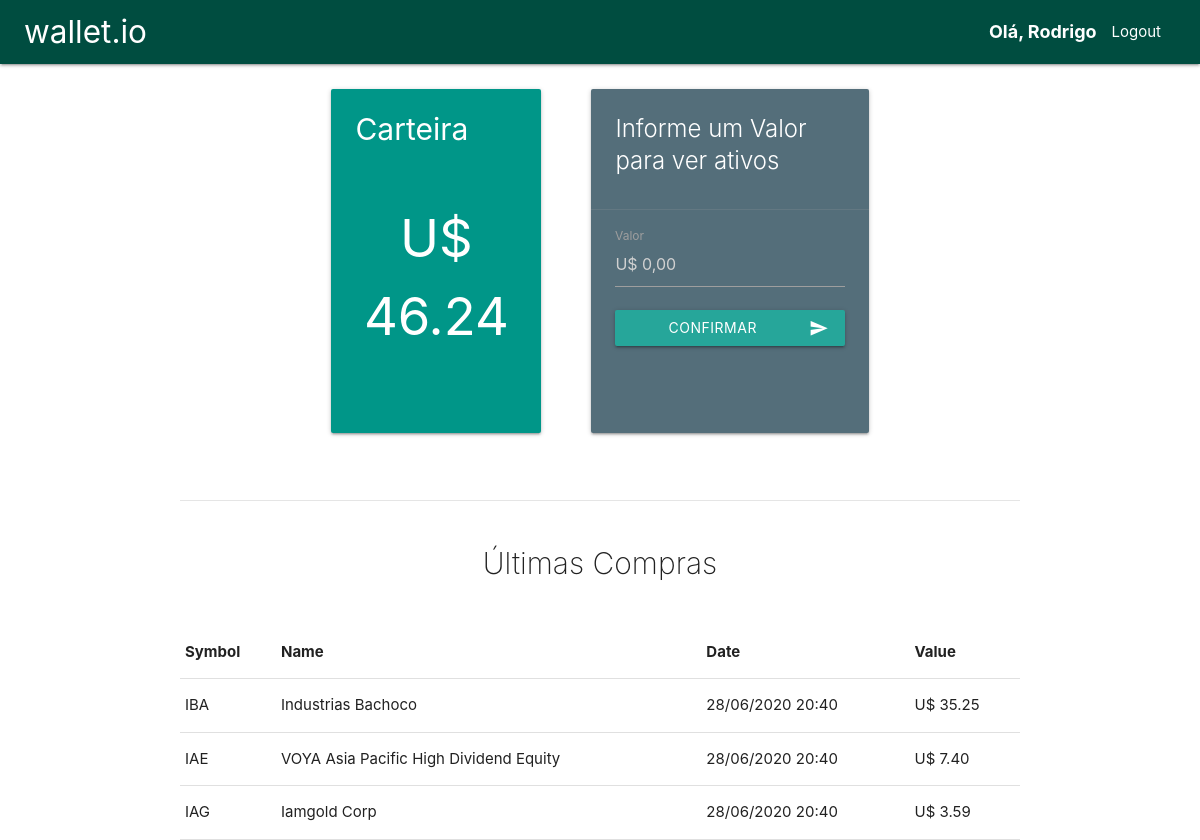
The app's page / (signed in) with its own data.
### user_control/models.py (models this page shows, shortened)
class Pessoa(models.Model):
    user = models.OneToOneField(
        'auth.User',
        on_delete=models.PROTECT
        )
    first_name = models.CharField(
        'Primeiro nome',
        max_length=50,
        null=False
        )
    email = models.URLField(
        'E-mail',
        max_length=50,
        null=False
        )
    def get_wallet(self):
        return self.userwallet_set.filter().first()

### stonks/models.py (models this page shows, shortened)
class UserWallet(models.Model):
    owner = models.ForeignKey(
        'user_control.Pessoa',
        on_delete=models.CASCADE
        )
    balance = models.DecimalField(
        max_digits=12,
        decimal_places=2
        )
    def get_purchases(self):
        return self.purchase_set.all()

class Purchase(models.Model):
    wallet = models.ForeignKey(
        'stonks.UserWallet',
        on_delete=models.CASCADE
        )
    symbol = models.ForeignKey(
        'stonks.StockExchangeSymbol',
        on_delete=models.CASCADE
        )
    amount = models.DecimalField(
        max_digits=12,
        decimal_places=2
        )
    current_daily = models.ForeignKey(
        'stonks.DailySymbolTimeSerie',
        on_delete=models.CASCADE
        )
    date_time = models.DateTimeField(
        auto_now=True
    )

class StockExchangeSymbol(models.Model):
    AVAILABLE_SYMBOLS = [
        ('IAA', 'Iaa Inc'),
        ('IAE', 'VOYA Asia Pacific High Dividend Equity'),
        ('IAG', 'Iamgold Corp'),
        ('IBA', 'Industrias Bachoco'),
        ('IBM', 'International Business Machines'),
    ]
    symbol = models.CharField(
        'Símbolo',
        max_length=10,
        null=False
        )
    name = models.CharField(
        'Primeiro nome',
        max_length=200,
        null=False
        )
    def already_fetched_today(self):
        return self.dailysymbolinformation_set.filter(
            history__date=datetime.datetime.now().date()
        ).exists()

### stonks/views.py (the view)
# urls.py: path('', index),
@login_required()
def index(request):
    available_symbols = StockExchangeSymbol.AVAILABLE_SYMBOLS
    for symbol in available_symbols:
        symbol_code = symbol[0]
        symbol_obj = StockExchangeSymbol.objects.filter(
            symbol=symbol_code
        ).first()
        already_fetched_today = symbol_obj.already_fetched_today()
        if not already_fetched_today:
            res = symbol_obj.update_daily_time_series()
    wallet = request.user.pessoa.get_wallet()
    context = {
        'wallet': wallet,
        'purchases': wallet.get_purchases()
    }
    return render(request, 'index.html', context)

### comum/utils.py (called while the page is built)
def main_context_processor(request):
    ctx = dict(
        super_template='base.html'
    )
    return ctx

### stonks/templates/index.html (shortened to what this page needs)
{% extends super_template %}
{% load static %}
{% load humanize %}
{% block content %}
<link rel="stylesheet" href="{% static 'css/index.css' %}">
    <div class="row wallet-balance-row">
        <div class="card-panel teal carteira-card">
            <div class="card-content white-text">
                <h5 class="card-title wallet-title">Carteira</h5>
                <p class='wallet-balance'>
                    U$ {{ wallet.balance|floatformat:2|intcomma }}
                </p>
            </div>
        </div>
        <div class="card blue-grey darken-1 novos-ativos-card">
                <div class="card-content white-text">
                    <span class="card-title">Informe um Valor para ver ativos</span>
                </div>
                <div class="card-action">
                    <form class="novo-ativo-form" action="/available_symbols_list/" method='POST'>
                        <div class="input-field">
                            <input placeholder="U$ 0,00" id="money-value" name="money-value" type="text" class="validate">
                            <label for="money-value">Valor</label>
                            </div>
                        <button class="btn waves-effect waves-light" type="submit" name="action">Confirmar
                            <i class="material-icons right">send</i>
                        </button>
                    </form>
                </div>
        </div>
    </div>
    <div class="ativos-container">
        {% if purchases %}
        <span class="empty-actives">Últimas Compras</span>
        <table>
            <thead>
              <tr>
                  <th>Symbol</th>
                  <th>Name</th>
                  <th>Date</th>
                  <th>Value</th>
              </tr>
            </thead>
            <tbody>
                {% for purchase in purchases %}
                    <tr>
                        <td>{{purchase.symbol.symbol}}</td>
                        <td>{{purchase.symbol.name}}</td>
                        <td>{{purchase.date_time|date:"d/m/Y H:i"}}</td>
                        <td>U$ {{purchase.amount|floatformat:2|intcomma}}</td>
                    </tr>
                {% endfor %}
            </tbody>
          </table>
        {% else %}
            <span class="empty-actives">Nenhum ativo ainda!</span>
        {% endif %}
    </div>
{% endblock %}

### comum/templates/base.html (shortened to what this page needs)
{% load static %}
<!DOCTYPE html>
<html lang="pt-br">
<head>
    <link rel="stylesheet" href="https://cdnjs.cloudflare.com/ajax/libs/materialize/1.0.0/css/materialize.min.css">
    <link rel="stylesheet" href="{% static 'css/main.css' %}">
</head>
<body>
    <nav>
        <div class="nav-wrapper teal darken-4 main-nav">
            <a href="/" class="brand-logo">wallet.io</a>
            <ul id="nav-mobile" class="right hide-on-med-and-down">
                {% if request.user.is_authenticated %}
                    <li class="user_auth_welcome">Olá, {{ request.user.pessoa.first_name }}</li>
                    <li><a href="/user_logout/">Logout</a></li>
                {% else %}
                    <li><a href="/user_auth/">Login</a></li>
                {% endif %}
            </ul>
        </div>
    </nav>
    <div class="container">
        {% block content %}
        {% endblock %}
    </div>
</body>
</html>

### comum/static/css/main.css (style rules this page uses)
.user_auth_welcome { font-weight: bold; font-size: 1.2em; }
.main-nav { padding: 0 2%; }

### stonks/static/css/index.css (style rules this page uses)
.wallet-balance { font-size: 3.5em; text-align: center; }
h5.card-title.wallet-title { margin: 0; font-size: 2em; }
.wallet-balance-row { display: flex; justify-content: center; }
.ativos-container { border-top: 1px solid rgba(0,0,0,0.1); margin-top: 5%; }
span.empty-actives { font-weight: 200; font-size: 2em; text-align: center; display: block; margin: 40px; }
.card.blue-grey.darken-1.novos-ativos-card { width: 33%; margin: 25px; }
.card-panel.teal.carteira-card { width: 25%; margin: 25px }
.novo-ativo-form { display: flex; flex-direction: column; }
input#money-value { color: white; }

### records on screen
UserWallet: balance "46.24"
Purchase: symbol.symbol "IBA", symbol.name "Industrias Bachoco", date_time "28/06/2020 20:40", amount "35.25"
Purchase: symbol.symbol "IAE", symbol.name "VOYA Asia Pacific High Dividend Equity", date_time "28/06/2020 20:40", amount "7.40"
Purchase: symbol.symbol "IAG", symbol.name "Iamgold Corp", date_time "28/06/2020 20:40", amount "3.59"

### other values on screen
{{ request.user.pessoa.first_name }} "Rodrigo"
